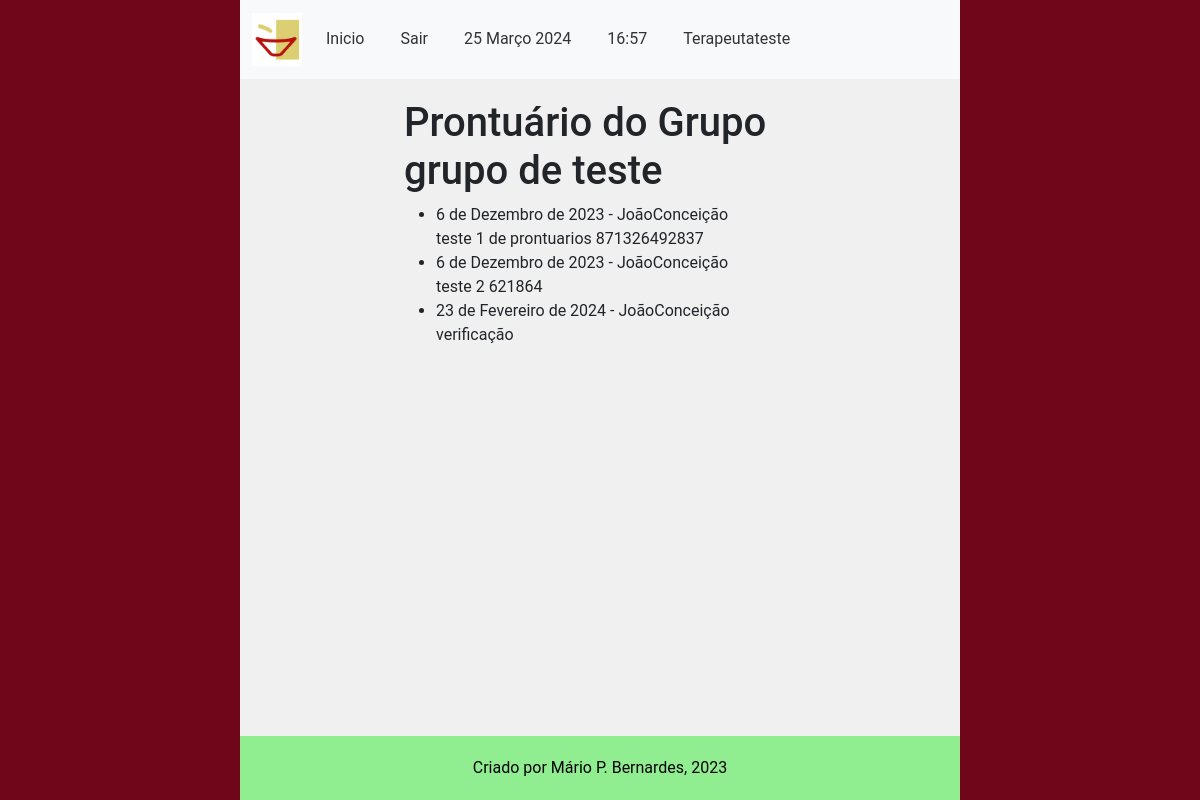
/main/grupo_prontuario/56849/ (signed in), run on the app's committed database.
### accounts/models.py (models this page shows, shortened)
class CustomUser(AbstractUser):
    email = models.EmailField(unique=True, verbose_name='E-mail')
    phone_number = models.CharField(max_length=11, unique=True, verbose_name='Telefone', validators=[
        validate_numbers, MinLengthValidator(limit_value=11), MaxLengthValidator(limit_value=11)
    ])
    require_otp_login = models.BooleanField(null=False, default=True)  # TODO trocar pra False
    otp = models.CharField(max_length=6, null=True, blank=True)

### main/models.py (models this page shows, shortened)
class CadastroGrupos(models.Model):
    label = models.CharField(verbose_name='Nome', max_length=100, validators=[MinLengthValidator(limit_value=4)])
    prontuario_grupo_numero = models.CharField(verbose_name='Nº Prontuário do Grupo', max_length=5,
                                               unique=True, validators=[validate_numbers,
                                                                        MinLengthValidator(limit_value=4)])
    terapeuta_responsavel = models.ForeignKey(
        'CadastroProfissionais',
        related_name='grupos',
        on_delete=models.PROTECT,
        verbose_name='Terapeuta Responsável'
    )
    terapeuta_auxiliar = models.ManyToManyField(CadastroProfissionais, verbose_name='Ego Auxiliar', blank=True)
    desligado = models.BooleanField(verbose_name='Desativado', help_text='Grupo encerrado', default=False)
    data_inicio = models.DateField(verbose_name='Data de Inicio', help_text='dd/mm/aaaa')
    data_final = models.DateField(verbose_name='Data do Desligamento', help_text='dd/mm/aaaa', blank=True, null=True,
                                  validators=[validate_date_past])
    objects = models.Manager()
    class Meta:
        verbose_name = 'Grupo'
        verbose_name_plural = 'Grupos'
        permissions = [
            ('transfer_group', 'Transferir Grupo (Terapeutas)'),
            ('deslig_group', 'Desligar Grupo (Terapeutas)'),
            ('create_group', 'Cadastrar Grupo (Terapeutas)')
        ]

class ProntuariosGrupos(models.Model):
    numero = models.ForeignKey(
        'CadastroGrupos',
        on_delete=models.PROTECT,
        to_field='prontuario_grupo_numero',
        related_name='grupo',
        verbose_name='Nº Prontuário do Grupo'
    )
    autor = models.ForeignKey(
        'CadastroProfissionais',
        on_delete=models.PROTECT,
        to_field='nome',
        related_name='prontuario_grupo',
        verbose_name='Terapeuta Responsável'
    )
    data_entrada = models.DateField(auto_now_add=True, editable=False, verbose_name='Data da Entrada')
    data_consulta = models.DateField(verbose_name='Data da Consulta', validators=[validate_date_past])
    entrada = models.TextField(verbose_name='Parecer', validators=[MinLengthValidator(limit_value=10)])
    objects = models.Manager()
    class Meta:
        verbose_name = 'Prontuário Grupo'
        verbose_name_plural = 'Prontuários Grupos'
        permissions = [
            ('add_entry_group', 'Adicionar entradas em prontuários de Grupo (Terapeutas)')
        ]

class CadastroProfissionais(models.Model):
    nome = models.CharField(verbose_name='Nome', max_length=100,
                            unique=True, editable=True, validators=[validate_letters])
    conselho_codigo = models.CharField(verbose_name='CRP', max_length=5, unique=True,
                                       editable=True, validators=[validate_numbers])
    STATUS_POS_CHOICES = (
        (0, 'Nível 1 - Incompleto'),
        (1, 'Nível 1 - Completo'),
        (2, 'Nível 2 - Incompleto'),
        (3, 'Nível 2 - Completo'),
        (4, 'Nível 3 - Incompleto'),
        (5, 'Nível 3 - Completo'),
    )
    pos_grad_status = models.IntegerField(verbose_name='Status Pós', choices=STATUS_POS_CHOICES, default=0)
    unimed_codigo = models.CharField(verbose_name='Número cadastro Unimed', max_length=6,
                                     unique=True, editable=True, validators=[validate_numbers])
    email = models.EmailField(verbose_name='Email', editable=True)
    telefone_numero = models.CharField(verbose_name='Telefone', max_length=11,
                                       editable=True, validators=[validate_numbers])
    endereco_rua = models.CharField(verbose_name='Endereço', max_length=100)
    endereco_bairro = models.CharField(verbose_name='Bairro', max_length=50)
    endereco_numero = models.CharField(verbose_name='Número', max_length=7, validators=[validate_numbers])
    endereco_complemento = models.CharField(verbose_name='Complemento', max_length=100)
    cidade = models.CharField(verbose_name='Cidade', max_length=20, validators=[validate_letters,
                                                                                MinLengthValidator(limit_value=3)])
    cep_numero = models.CharField(verbose_name='CEP', max_length=8, validators=[validate_numbers,
                                                                                MinLengthValidator(limit_value=8)])
    nascimento_data = models.DateField(verbose_name='Data de Nascimento', help_text='dd/mm/aaaa',
                                       validators=[validate_date_past])
    cpf_numero = models.CharField(verbose_name='CPF', unique=True, validators=[validate_numbers], max_length=11)
    rg_numero = models.CharField(verbose_name='Número RG', max_length=12,
                                 validators=[MinLengthValidator(limit_value=6)])
    rg_emissor = models.CharField(verbose_name='Orgão Emissor RG', max_length=50)
    usuario_codigo = models.ForeignKey(
        CustomUser,
        related_name='Terapeutas',
        on_delete=models.PROTECT
    )
    objects = models.Manager()
    def __str__(self):
        return f'{self.nome}'
    class Meta:
        verbose_name = 'Terapeuta'
        verbose_name_plural = 'Terapeutas'
        permissions = [
            ('add_terapeuta', 'Adicionar novos Usuários (Administrativos)')
        ]

### main/views.py (the view)
@login_required(login_url="/main/login")
def list_entradas_grupo(request: HttpRequest, prontuario_grupo_numero: str):
    current_user_terapeuta = get_current_user_terapeuta(request)
    current_grupo = get_current_group(prontuario_grupo_numero)
    current_grupo_prontuario = get_current_group_prontuario(prontuario_grupo_numero)
    context = {
        'current_user': current_user_terapeuta,
        'grupo': current_grupo,
        'prontuarios': current_grupo_prontuario,
    }
    return render(request, 'prontuario_grupo.html', context)

### main/services/pacientes_services.py (called while the page is built)
def get_current_group(prontuario_grupo_numero: str) -> CadastroGrupos:
    current_grupo = CadastroGrupos.objects.get(prontuario_grupo_numero=prontuario_grupo_numero)
    return current_grupo

def get_current_group_prontuario(prontuario_grupo_numero: str) -> ProntuariosGrupos:
    current_grupo_prontuario = ProntuariosGrupos.objects.filter(numero_id=prontuario_grupo_numero)
    return current_grupo_prontuario

### main/services/terapeutas_services.py (called while the page is built)
def get_current_user_terapeuta(request: HttpRequest) -> Union[CadastroProfissionais, HttpResponseNotFound]:
    if request.user.is_authenticated:
        try:
            current_user_terapeuta = request.user.Terapeutas.get()
        except ObjectDoesNotExist:
            return HttpResponseNotFound("Usuário não associado a um profissional Terapeuta!")
        return current_user_terapeuta
    else:
        return HttpResponseNotFound("Usuário não autenticado!")

### main/templates/prontuario_grupo.html (shortened to what this page needs)
{% extends 'middleman1.html' %}
{% load bootstrap5 %}
{% load static %}
    {% block content %}
    <h1> Prontuário do Grupo {{ grupo.label }} </h1>
    <ul>
        {% for prontuario in prontuarios %}
            <li>
                {{ prontuario.data_consulta }} - {{ prontuario.autor }} <br>
                {{ prontuario.entrada }}
            </li>
        {% empty %}
            <li>Nenhuma entrada encontrada neste prontuário.</li>
        {% endfor %}
    </ul>
    {% endblock %}

### main/templates/middleman1.html (shortened to what this page needs)
{% load static %}
{% load django_bootstrap5 %}
{% bootstrap_css %}
<!DOCTYPE html>
<html lang="pt-br">
<head>
    <link rel="stylesheet" type="text/css" href="{% static 'main_style.css' %}">
</head>
<body>
    <div class="page-container">
        <header>
            <nav class="navbar navbar-expand-lg navbar-light bg-light">
                <div class="container">
                <a class="navbar-brand" href="{% static 'fav.icon.jpeg' %}">
                    <img src="{% static 'fav.icon.jpeg' %}" alt="Your Logo" style="width: 50px; height: auto;" >
                </a>
                    <div class="collapse navbar-collapse text-dark" id="navbarNav">
                        <ul class="navbar-nav">
                            <li class="nav-item">
                                <a class="nav-link" href="{% url 'main:homepage' %}">Inicio</a>
                            </li>
                            <li class="nav-item">
                                <a class="nav-link" href="{% url 'account:logout' %}">Sair</a>
                            </li>
                            <li class="nav-item">
                    <span class="nav-link">
                        {% now "j F Y" %}
                    </span>
                </li>
                <li class="nav-item">
                    <span class="nav-link">
                        {% now "H:i" %}
                    </span>
                </li>
                <li class="nav-item">
                    <span class="nav-link">
                        {% if user.is_authenticated %}
                            {{ user.username }}
                        {% endif %}
                    </span>
                </li>
                        </ul>
                    </div>
                </div>
            </nav>
        </header>
        <main class="main-content">
            {% block content %}{% endblock %}
        </main>
        <footer class="footer">
            Criado por Mário P. Bernardes, 2023
        </footer>
    </div>
</body>
</html>

### main/static/main_style.css (style rules this page uses)
body { font-family: roboto; font-size: 16px; background-color: #f0f0f0; margin: 0; padding: 0; }
.page-container { border-left: 20vw solid #70061a; border-right: 20vw solid #70061a; min-height: 100vh; box-sizing: border-box; display: flex; flex-direction: column; }
.main-content { width: 60%; margin: 0 auto; padding: 20px; flex-grow: 1; }
.navbar { background-color: #333; color: #fff; }
.navbar-brand { font-size: 24px; }
.navbar-nav { list-style-type: none; padding: 0; }
.nav-item { margin-right: 20px; }
.nav-link { color: #333; }
.footer { background-color: lightgreen; color: #000; padding: 20px 0; text-align: center; flex-shrink: 0; }

### data on the page
CustomUser: username "Terapeutateste"
CadastroGrupos: label "grupo de teste"
ProntuariosGrupos: data_consulta "6 de Dezembro de 2023", autor "JoãoConceição", entrada "teste 1 de prontuarios 871326492837"
ProntuariosGrupos: data_consulta "6 de Dezembro de 2023", autor "JoãoConceição", entrada "teste 2 621864"
ProntuariosGrupos: data_consulta "23 de Fevereiro de 2024", autor "JoãoConceição", entrada "verificação"
